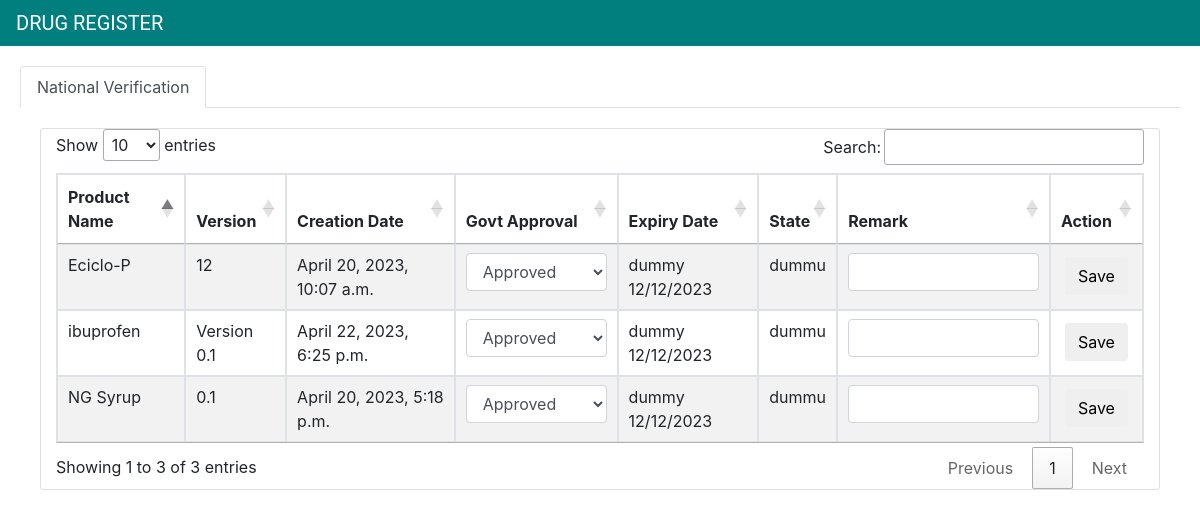
Page /national_verification/ on the committed database.
### vaccinationtracker/models.py (models this page shows, shortened)
class FormulationPackaging(models.Model):
    from_product = models.CharField(max_length=250)
    formulation_no = models.CharField(max_length=250)
    basic_formulation_no = models.CharField(max_length=250)
    version_no = models.CharField(max_length=250)
    dosage_form = models.CharField(max_length=250)
    remarks = models.CharField(max_length=250)
    composition_name = models.CharField(max_length=250)
    description = models.CharField(max_length=250)
    ingredient = models.CharField(max_length=250)
    qty_type = models.CharField(max_length=250)
    quantity = models.CharField(max_length=250)
    quantity_unit = models.CharField(max_length=250)
    function = models.CharField(max_length=250)
    packaging_code = models.CharField(max_length=250)
    basic_packaging_code = models.CharField(max_length=250)
    version_no = models.CharField(max_length=250)
    remarks_packaging = models.CharField(max_length=250)
    packaging_type = models.CharField(max_length=250)
    packaging_material = models.CharField(max_length=250)
    closure = models.CharField(max_length=250)
    full_volume_text = models.CharField(max_length=250)
    full_volume_drpdwn = models.CharField(max_length=250)
    packaging_size_txt = models.CharField(max_length=250)
    packaging_size_drpdwn = models.CharField(max_length=250)
    nominal_volume_text = models.CharField(max_length=250)
    nominal_volume_drpdwn = models.CharField(max_length=250)
    packaging_size_text = models.CharField(max_length=250)
    reg_id = models.CharField(max_length=250)
    created_by = models.CharField(max_length=100)
    created_date_time = models.DateTimeField(auto_now_add=True)

### vaccinationtracker/views.py (the view)
# urls.py: path('national_verification/', national_verification, name='national_verification'),
def national_verification(request):
    formulation_obj = list(FormulationPackaging.objects.values('from_product', 'version_no', 'created_date_time'))
    manufacturing_obj = ManufacturingDetails.objects.all().values('manufacturing_site_state', 'expiryDate')
    for ind, item in enumerate(formulation_obj):
        formulation_obj[ind]['state'] = "dummu"
        formulation_obj[ind]['expiry_date'] = "dummy 12/12/2023"
    return render(request, 'national_verification.html', {"formulation_obj": formulation_obj})

### templates/national_verification.html (shortened to what this page needs)
{% extends 'base.html' %} {% block title %}National Verification{% endblock %}
{%block content %}
<link rel="stylesheet" href="https://cdn.datatables.net/1.10.2/css/jquery.dataTables.min.css">
<div class="bs-example">
<ul class="nav nav-tabs" id="myTab" role="tablist">
    <li class="nav-item">
      <a
        class="nav-link active"
        id="docs-tab"
        data-toggle="tab"
        href="#docs"
        role="tab"
        aria-controls="docs"
        aria-selected="true"
        >National Verification</a
      >
    </li>
</ul>
<div class="bs-example">
  <div class="tab-content">
    <div
      class="tab-pane fade show active"
      id="docs"
      role="tabpanel"
      aria-labelledby="docs-tab"
    >
      <div class="card container mt-2">
        <div class="card-body" style="padding: 0rem">
          <table id="example1" class="table table-striped table-bordered" style="width:100%;">
            <thead>
                <tr>
                    <th>Product Name</th>
                    <th>Version</th>
                    <th>Creation Date</th>
                    <th>Govt Approval</th>
                    <th>Expiry Date</th>
                    <th>State</th>
                    <th>Remark</th>
                    <th>Action</th>
                </tr>
            </thead>
            <tbody id="national-tr">
                {% for i in formulation_obj %}
                <tr>
                    <td id="prodname-{{i.from_product}}">{{i.from_product}}</td>
                  <td id="version-{{i.version_no}}">{{i.version_no}}</td>
                  <td id="creationdate-{{i.created_date_time}}">{{i.created_date_time}}</td>
                  <td><select class="form-control" id="govtapproval-{{i.from_product}}">
                      <option value="Approved">Approved</option>
                    </select></td>
                    <td id="expiry-{{i.expiry_date}}">{{i.expiry_date}}</td>
                    <td id="state-{{i.state}}">{{i.state}}</td>
                  <td><input
                      type="text"
                      class="form-control"
                      id="remark-{{i.from_product}}"
                    /></td>
                  <td>
                  <button class="btn m-1 nation-save-btn" value="{{i.from_product}}" type="submit" id="nation-save-{{i.from_product}}">
                      Save
                  </button>
                  </td>
                </tr>
                {% endfor %}
            </tbody>
        </table>
        </div>
      </div>
    </div>
</div>
</div>
</div>
{% endblock %}

### templates/national_verification.html (style rules this page uses)
.bs-example { margin: 20px; }

### rows in the picture
FormulationPackaging: from_product "Eciclo-P", version_no "12", created_date_time "April 20, 2023, 10:07 a.m.", expiry_date "dummy 12/12/2023", state "dummu"
FormulationPackaging: from_product "NG Syrup", version_no "0.1", created_date_time "April 20, 2023, 5:18 p.m.", expiry_date "dummy 12/12/2023", state "dummu"
FormulationPackaging: from_product "ibuprofen", version_no "Version 0.1", created_date_time "April 22, 2023, 6:25 p.m.", expiry_date "dummy 12/12/2023", state "dummu"
